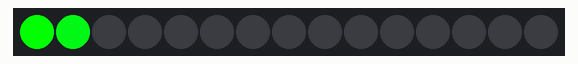
This sketch was run on a simulated Arduino Uno, built with avr-gcc and run on an emulated ATmega328P. Shown: 15 RGB LEDs in strip order, left to right.

Above: at 3.11 s.
At 7.27 s:
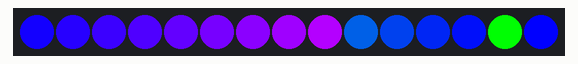
At 11.44 s:
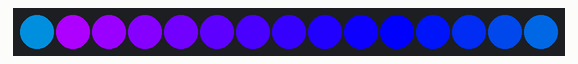
At 20.68 s:
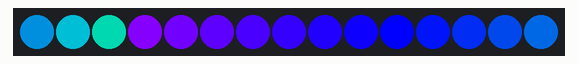
At 29.62 s:
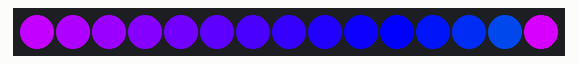
At 39.88 s:
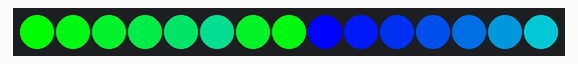

The sketch:

colorvalues.ino
```cpp
#include <FastLED.h>

#define LED_PIN 3
#define NUM_LEDS 15
#define BRIGHTNESS 254
#define LED_TYPE WS2811
#define COLOR_ORDER GRB
CRGB leds[NUM_LEDS];


void setup() {
  // put your setup code here, to run once:
  delay(3000);
  FastLED.addLeds<LED_TYPE, LED_PIN, COLOR_ORDER>(leds, NUM_LEDS).setCorrection(TypicalLEDStrip);
  FastLED.setBrightness(BRIGHTNESS);

}
int cR = 20;
void loop() {
  // put your main code here, to run repeatedly
  int veces = 0;
  int purple = 0;
  int subPurp = 0;
  int green = 0;
  while (veces < 52) {
    for (int i = 0; i < NUM_LEDS; i++) {
      if (veces <= 260 / cR) {
        leds[i].setRGB(0, 255 - cR * veces, veces * cR);
        delay(50);
        FastLED.show();
      } else if (260 / cR < veces && 520 / cR >= veces) {
        leds[i].setRGB(purple * cR, 0, 255);
        delay(50);
        purple++;
        FastLED.show();
      } else if (520 / cR < veces && 780 / cR >= veces) {
        leds[i].setRGB(255 - subPurp * cR, 0, 255);
        delay(50);
        FastLED.show();
        subPurp++;
      } else {
        leds[i].setRGB(0, green * cR, 255 - green * cR);
        delay(50);
        FastLED.show();
        green++;
      }
      veces++;
    }
  }
}
```
